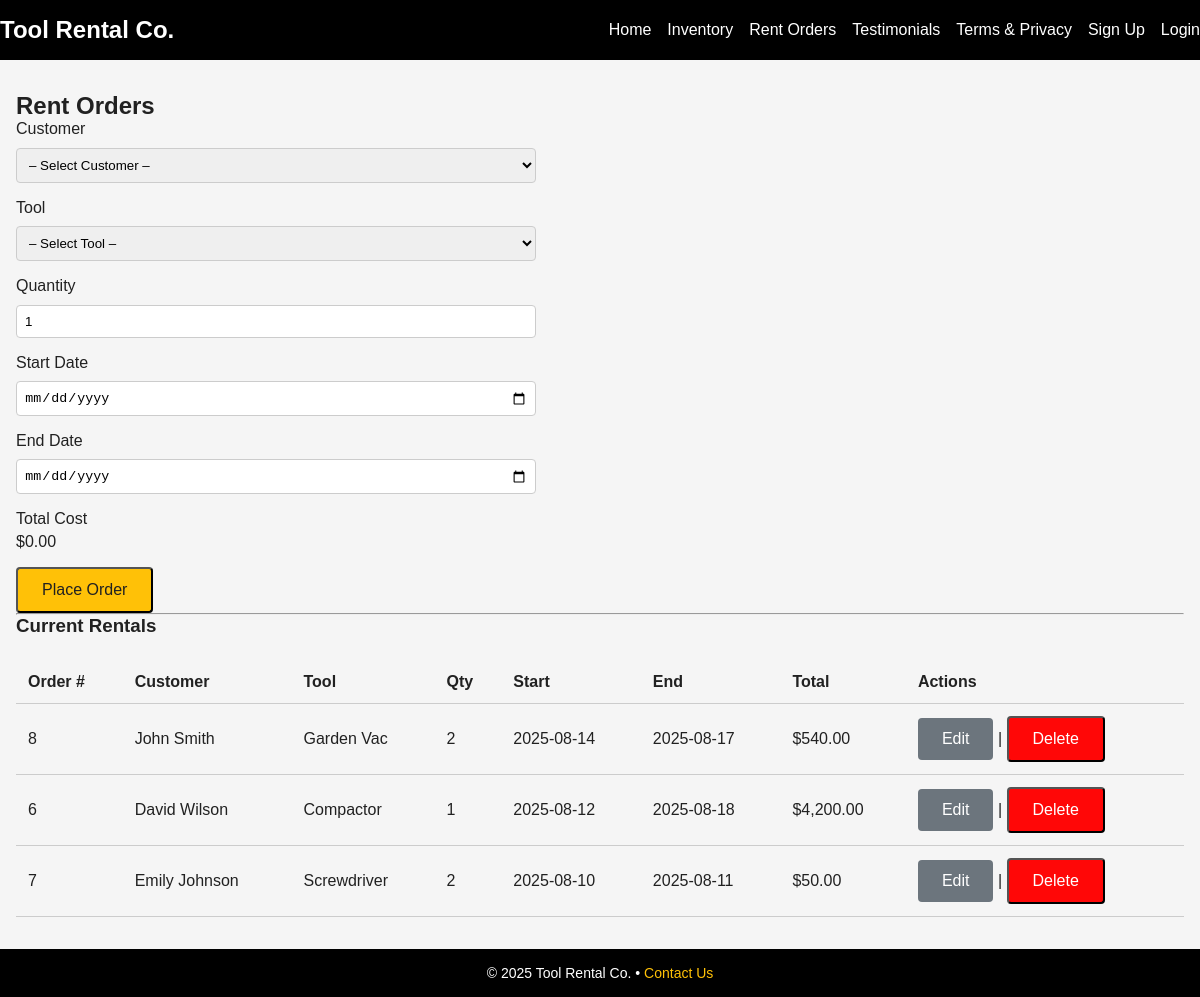
Screenshot of /pages/rent_orders.php with the database file from the repository.
### tables this page shows
CREATE TABLE `orders` (
  `id` int(10) UNSIGNED NOT NULL,
  `customer_id` int(11) NOT NULL,
  `tool_id` int(11) NOT NULL,
  `qty` int(11) NOT NULL,
  `startdate` date NOT NULL,
  `enddate` date NOT NULL,
  `total` float NOT NULL
);

CREATE TABLE `customers` (
  `id` int(11) NOT NULL,
  `first_name` varchar(50) NOT NULL,
  `last_name` varchar(50) NOT NULL,
  `address` varchar(255) DEFAULT NULL,
  `phone` varchar(20) DEFAULT NULL,
  `email` varchar(100) DEFAULT NULL
);

CREATE TABLE `tool` (
  `id` int(11) NOT NULL,
  `name` varchar(50) NOT NULL,
  `id_category` int(11) NOT NULL,
  `id_location` int(11) NOT NULL,
  `price` float NOT NULL
);

### pages/rent_orders.php (the view, shortened to what this page needs)
<?php
include __DIR__ . '/../header.php';
$pdo = setConnectionInfo();
$quantity = isset($_POST['quantity']) ? (int) $_POST['quantity'] : 1;
$startDate = $_POST['startDate'] ?? '';
$endDate = $_POST['endDate'] ?? '';
$sqlOrders = "SELECT
                o.id AS order_id,
                c.first_name,
                c.last_name,
                t.name AS tool_name,
                o.qty,
                o.startdate,
                o.enddate,
                o.total
              FROM orders o
              JOIN customers c ON o.customer_id = c.id
              JOIN tool t ON o.tool_id = t.id
              ORDER BY o.startdate DESC";
$stmt3 = $pdo->query($sqlOrders);
$orders = $stmt3->fetchAll(PDO::FETCH_ASSOC);
?>
<main class="container">
    <h2>Rent Orders</h2>
    <form id="orderForm" action="" method="POST" novalidate>
        <div class="form-group">
            <label for="customerID">Customer</label>
            <select id="customerID" name="customerID" required>
                <option value="">– Select Customer –</option>
            </select>
        </div>
        <div class="form-group">
            <label for="inventoryID">Tool</label>
            <select id="inventoryID" name="inventoryID" required>
                <option value="">– Select Tool –</option>
            </select>
        </div>
        <div class="form-group">
            <label for="quantity">Quantity</label>
            <input type="number" id="quantity" name="quantity" min="1"
                value="<?= htmlspecialchars((string) $quantity) ?>" required>
        </div>
        <div class="form-group">
            <label for="startDate">Start Date</label>
            <input type="date" id="startDate" name="startDate" value="<?= htmlspecialchars($startDate) ?>" required>
        </div>
        <div class="form-group">
            <label for="endDate">End Date</label>
            <input type="date" id="endDate" name="endDate" value="<?= htmlspecialchars($endDate) ?>" required>
        </div>
        <div class="form-group">
            <label>Total Cost</label>
            <div id="totalCost">$0.00</div>
        </div>
        <button type="submit" class="btn btn-primary">Place Order</button>
    </form>
    <hr>
    <h3>Current Rentals</h3>
    <table class="orders-table">
        <thead>
            <tr>
                <th>Order #</th>
                <th>Customer</th>
                <th>Tool</th>
                <th>Qty</th>
                <th>Start</th>
                <th>End</th>
                <th>Total</th>
                <th>Actions</th>
            </tr>
        </thead>
        <tbody>
            <?php if (!empty($orders)): ?>
                <?php foreach ($orders as $o): ?>
                    <tr>
                        <td><?= (int) $o['order_id'] ?></td>
                        <td><?= htmlspecialchars($o['first_name'] . ' ' . $o['last_name']) ?></td>
                        <td><?= htmlspecialchars($o['tool_name']) ?></td>
                        <td><?= (int) $o['qty'] ?></td>
                        <td><?= htmlspecialchars($o['startdate']) ?></td>
                        <td><?= htmlspecialchars($o['enddate']) ?></td>
                        <td>$<?= number_format((float) $o['total'], 2) ?></td>
                        <td>
                            <a href="edit_order.php?id=<?= (int) $o['order_id'] ?>" class="btn btn-secondary btn-sm">Edit</a> |
                            <form method="POST" style="display:inline" onsubmit="return confirm('Delete this order?');">
                                <button type="submit" class="btn btn-danger">Delete</button>
                            </form>
                        </td>
                    </tr>
                <?php endforeach; ?>
            <?php else: ?>
                <tr>
                    <td colspan="8">(No current rentals found)</td>
                </tr>
            <?php endif; ?>
        </tbody>
    </table>
</main>
<?php include __DIR__ . '/../footer.php'; ?>
</body>
</html>

### header.php (shortened to what this page needs)
<!DOCTYPE html>
<html lang="en">
<head>
  <link rel="stylesheet" href="/assignment2/css/style.css" />
  <link rel="stylesheet" href="https://cdnjs.cloudflare.com/ajax/libs/font-awesome/6.4.0/css/all.min.css" />
</head>
<?php
$pageClass = basename($_SERVER['PHP_SELF'], '.php') . '-page';
?>
<body class="<?php echo $pageClass; ?>">
    <header>
        <div class="container">
            <h1 class="logo">Tool Rental Co.</h1>
            <nav>
                <ul class="nav-list">
                    <li><a href="/assignment2/index.php">Home</a></li>
                    <li><a href="/assignment2/pages/inventory.php">Inventory</a></li>
                    <li><a href="/assignment2/pages/rent_orders.php">Rent Orders</a></li>
                    <li><a href="/assignment2/pages/reviews.php">Testimonials</a></li>
                    <li><a href="/assignment2/pages/terms.php">Terms &amp; Privacy</a></li>
                    <li><a href="/assignment2/pages/signup.php">Sign Up</a></li>
                    <li><a href="/assignment2/pages/login.php">Login</a></li>
                </ul>
            </nav>
        </div>
    </header>

### footer.php
<footer>
    <div class="container">
        <p>© 2025 Tool Rental Co. • <a href="/assignment2/pages/contact.php">Contact Us</a></p>
    </div>
</footer>

### css/style.css (style rules this page uses)
:root { --color-primary: #FFC107; --color-accent: #FF6F00; --color-danger: #ff0707; --color-secondary: #6c757d; --color-dark: #212121; --color-light: #F5F5F5; --color-white: #FFFFFF; --text-on-dark: #FFFFFF; --text-on-primary: #212121; --color-hero-bg: #2C2C2C; --max-width: 1200px; }
* { margin: 0; padding: 0; box-sizing: border-box; }
html, body { height: 100%; margin: 0; padding: 0; display: flex; flex-direction: column; }
body { font-family: Arial, sans-serif; background: var(--color-light); color: var(--color-dark); }
a { text-decoration: none; color: inherit; }
.container { max-width: var(--max-width); margin: 0 auto; padding: 0 1rem; width: 100%; }
header { background-color: #000000 !important; color: var(--text-on-dark) !important; flex-shrink: 0; box-shadow: none !important; border: none !important; position: relative; z-index: 1; }
header .container { display: flex; justify-content: space-between; align-items: center; padding: 1rem 0; }
.logo { font-size: 1.5rem; font-weight: bold; }
.nav-list { list-style: none; display: flex; gap: 1rem; }
.nav-list a { color: var(--text-on-dark); transition: color 0.2s; }
.btn { display: inline-block; padding: 0.75em 1.5em; border-radius: 4px; font-size: 1rem; cursor: pointer; transition: background 0.2s; }
.btn-primary { background: var(--color-primary); color: var(--text-on-primary); }
.btn-danger { background: var(--color-danger); color: var(--text-on-dark); }
.btn-secondary { background: var(--color-secondary); color: var(--text-on-dark); }
footer .container { background: transparent !important; padding: 0 !important; border-radius: 0 !important; margin: 0 auto; }
footer { background-color: #000000 !important; color: var(--text-on-dark) !important; padding: 1rem 0; text-align: center; flex-shrink: 0; box-shadow: none !important; border: none !important; position: relative; z-index: 1; }
footer p { font-size: 0.875rem; }
footer a { color: var(--color-primary); }
header, footer { flex-shrink: 0; }
body.login-page main, body.login_customer-page main, body.signup-page main, body.inventory-page main, body.edit_order-page main, body.rent_orders-page main { flex-grow: 1; padding: 2rem 1rem; background-color: var(--color-light); }
body.login-page footer, body.signup-page footer, body.inventory-page footer, body.rent_orders-page footer { margin-top: auto; }
.form-group { margin-bottom: 1rem; }
input, select { padding: 0.5rem; width: 100%; max-width: 400px; margin-top: 0.25rem; border: 1px solid #ccc; border-radius: 4px; }
.inventory-table, .orders-table { width: 100%; border-collapse: collapse; margin-top: 1.5rem; }
.inventory-table th, .inventory-table td, .orders-table th, .orders-table td { border-bottom: 1px solid #ccc; padding: 0.75rem; text-align: left; }
.form-group label { display: block; margin-bottom: 0.35rem; font-weight: 500; }
.form-group input, .form-group select { width: 100%; max-width: 520px; box-sizing: border-box; }
.form-group input[type="date"] { padding: 0.45rem; line-height: 1.2; }

### rows the page displays
orders: id "8", customer.last_name "John Smith", tool.name "Garden Vac", qty "2", startdate "2025-08-14", enddate "2025-08-17", total "540.00"
orders: id "6", customer.last_name "David Wilson", tool.name "Compactor", qty "1", startdate "2025-08-12", enddate "2025-08-18", total "4,200.00"
orders: id "7", customer.last_name "Emily Johnson", tool.name "Screwdriver", qty "2", startdate "2025-08-10", enddate "2025-08-11", total "50.00"
